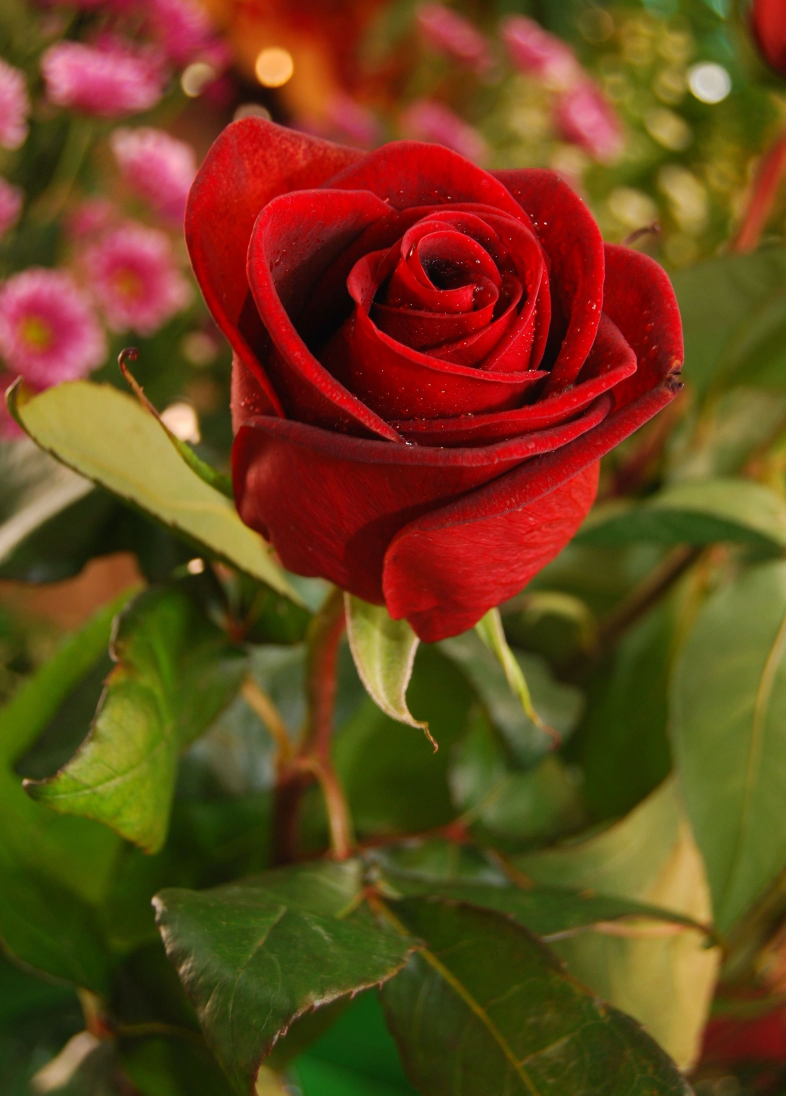
#> input picture Homework 9/Rose.jpg, 2358 x 3286 px (shown at 1/3 size)
$ python main.py
#> lines starting #> are read from the running program, lines starting #| are printed output that depends on the picture; pictures that were not available may be replaced by others from this repository, and a replacement may not be noted
import cv2 as cv
import numpy as np

cap = cv.VideoCapture('http://192.168.0.100:4747/mjpegfeed')

imgTarget = cv.imread('Rose.jpg')
#> imgTarget is the input picture: shape (3286, 2358, 3); mean B, G, R 27, 68.5, 106.1
scale_percent = 20
width = int(imgTarget.shape[1] * scale_percent / 100)
#> width = 471
height = int(imgTarget.shape[0] * scale_percent / 100)
#> height = 657
dim = (width, height)
#> dim = (471, 657)
imgTarget = cv.resize(imgTarget, dim, interpolation=cv.INTER_AREA)
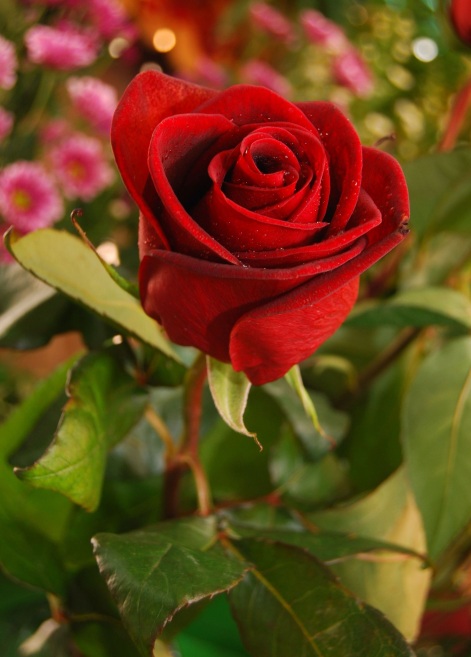
#> imgTarget: shape (657, 471, 3); mean B, G, R 27, 68.5, 106.1

myVideo = cv.VideoCapture('video4.mp4')

detection = False
frameCounter = 0

success, imgVideo = myVideo.read()
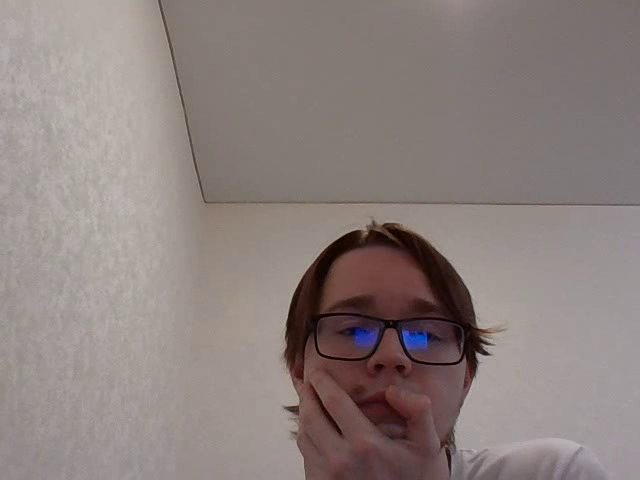
#> input picture frame 27 of Homework 1/video.mp4, 640 x 480 px, given in place of video4.mp4, which was not available
#> imgVideo is the input picture: shape (480, 640, 3); mean B, G, R 126.2, 129, 140.8
height_target, width_target, channel_target = imgTarget.shape
#> height_target = 657; width_target = 471; channel_target = 3
imgVideo = cv.resize(imgVideo, (width_target, height_target))
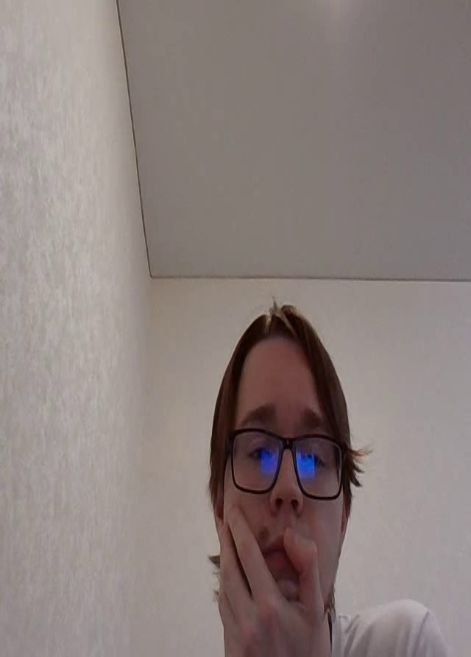
#> imgVideo: shape (657, 471, 3); mean B, G, R 126.2, 128.9, 140.7

orb = cv.ORB_create(nfeatures=1000)
# sift = cv.SIFT_create(nfeatures=1000)
kp1, des1 = orb.detectAndCompute(imgTarget, None)
#> kp1 = 1000 keypoints; strongest (x, y, size): (118, 337, 53.6), (116, 338, 64.3), (118, 341, 44.6), (107, 248, 92.6)
# kp1, des1 = sift.detectAndCompute(imgTarget, None)
# imgTarget = cv.drawKeypoints(imgTarget, kp1, None)

while True:
    success, imgWebcam = cap.read()
    imgAug = imgWebcam.copy()
    # (h, w) = imgWebcam.shape[:2]
    # (cX, cY) = (w // 2, h // 2)
    #
    # M = cv.getRotationMatrix2D((cX, cY), -90, 1.0)
    # imgWebcam = cv.warpAffine(imgWebcam, M, (w, h))

    kp2, des2 = orb.detectAndCompute(imgWebcam, None)
#> kp2 = 468 keypoints; strongest (x, y, size): (479, 355, 64.3), (476, 354, 37.2), (477, 354, 44.6), (478, 356, 77.1)
    # kp2, des2 = sift.detectAndCompute(imgWebcam, None)
    # imgWebcam = cv.drawKeypoints(imgWebcam, kp2, None)

    if detection == False:
        myVideo.set(cv.CAP_PROP_POS_FRAMES, 0)
        frameCounter = 0

    else:
        if frameCounter == myVideo.get(cv.CAP_PROP_FRAME_COUNT):
            myVideo.set(cv.CAP_PROP_POS_FRAMES, 0)
            frameCounter = 0
        success, imgVideo = myVideo.read()
        imgVideo = cv.resize(imgVideo, (width_target, height_target))

    bf = cv.BFMatcher()
    matches = bf.knnMatch(des1, des2, k=2)
#> matches = 1000 matches
    # flann = cv.FlannBasedMatcher()
    # matches = flann.knnMatch(des1, des2, k=2)
    good = []
    for m, n in matches:
        if m.distance < 0.75 * n.distance:
            good.append(m)
#> after the loop, good = 5 matches

    print(len(good))
#| 5
    imgFeatures = cv.drawMatches(imgTarget, kp1, imgWebcam, kp2, good, None, flags=2)
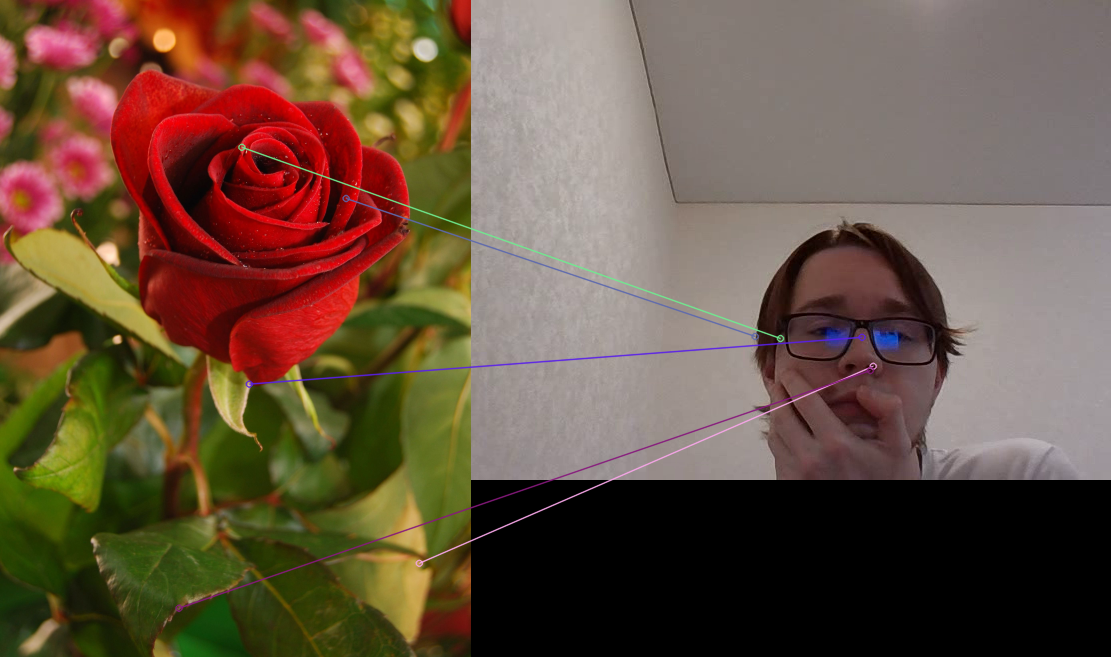
#> imgFeatures: shape (657, 1111, 3); mean B, G, R 65.1, 83.4, 104.3

    if len(good) > 20:
        detection = True
        srcPts = np.float32([kp1[m.queryIdx].pt for m in good]).reshape(-1, 1, 2)  # looping and finding each of the
        # good matches
        dstPts = np.float32([kp2[m.trainIdx].pt for m in good]).reshape(-1, 1, 2)
        matrix, mask = cv.findHomography(srcPts, dstPts, cv.RANSAC, 5)
        print(matrix)

        pts = np.float32([[0, 0], [0, height_target], [width_target, height_target],
                          [width_target, 0]]).reshape(-1, 1, 2)
        dst = cv.perspectiveTransform(pts, matrix)
        img2 = cv.polylines(imgWebcam, [np.int32(dst)], True, (255, 0, 255), 3)

        imgWarp = cv.warpPerspective(imgVideo, matrix, (imgWebcam.shape[1], imgWebcam.shape[0]))

        maskNew = np.zeros((imgWebcam.shape[0], imgWebcam.shape[1]), np.uint8)
        cv.fillPoly(maskNew, [np.int32(dst)], (255, 255, 255))
        maskInv = cv.bitwise_not(maskNew)
        imgAug = cv.bitwise_and(imgAug, imgAug, mask=maskInv)
        imgAug = cv.bitwise_or(imgWarp, imgAug)

    cv.imshow('maskNew', imgAug)
#> (the run stopped early here; a loop or call above may not have finished)
